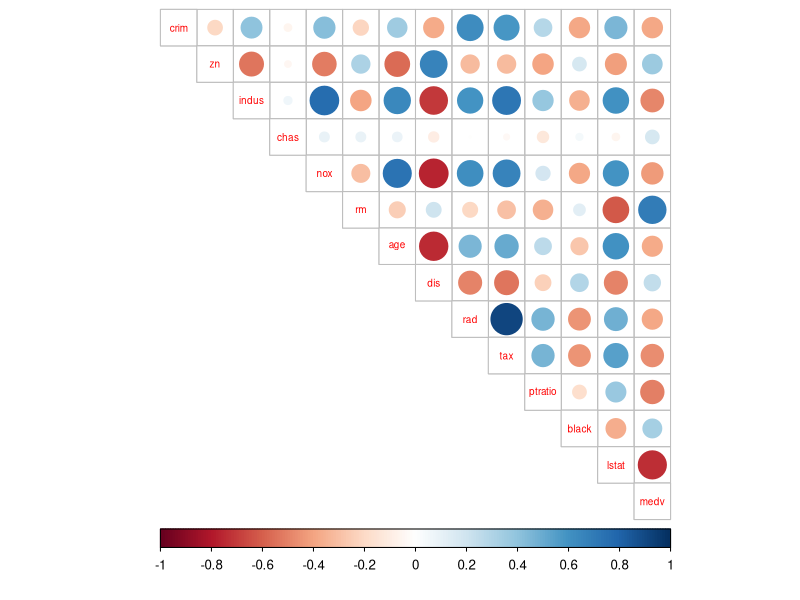
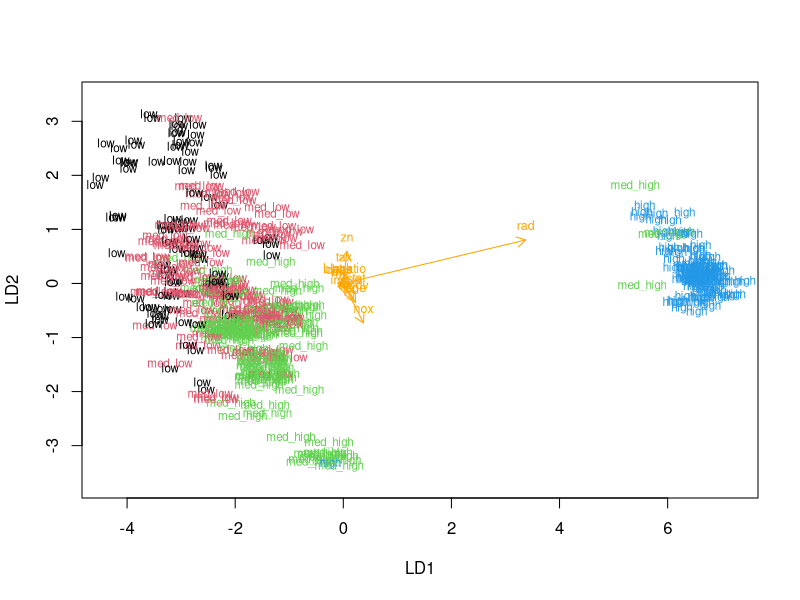
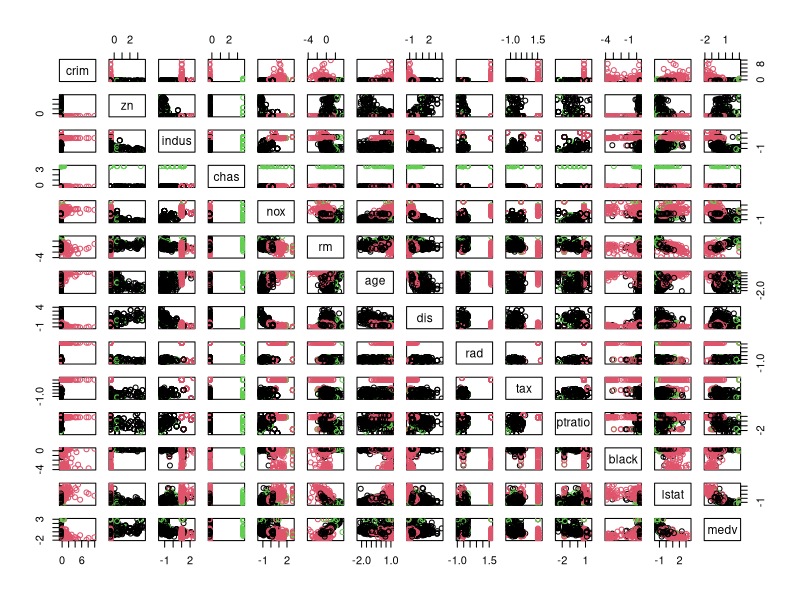

Write R code to recreate these figures, in order.
## ---- chunk 1
library(MASS)
data("Boston")
str(Boston)
summary(Boston)
## ---- chunk 2
library(corrplot)
cor_matrix<-cor(Boston)
cor_matrix
corrplot(cor_matrix, type='upper', method = "circle", cl.pos="b", tl.pos="d", tl.cex=0.6)
## ---- chunk 3
boston_scaled <- scale(Boston)
summary(boston_scaled)
## ---- chunk 4
class(boston_scaled)
boston_scaled <- as.data.frame(boston_scaled)
bins <- quantile(boston_scaled$crim)
crime <- cut(boston_scaled$crim, breaks=bins, include.lowest = TRUE, labels=c("low", "med_low", "med_high", "high"))
table(crime)
boston_scaled <- dplyr::select(boston_scaled, -crim)
boston_scaled <- data.frame(boston_scaled, crime)
## ---- chunk 5
n <- nrow(boston_scaled)
ind <- sample(n, size = n * 0.8)
train <- boston_scaled[ind,]
test <- boston_scaled[-ind,]

dim(test)
dim(train)
## ---- chunk 6
lda.fit <- lda(crime ~ ., data=train)
lda.fit

lda.arrows <- function(x, myscale = 1, arrow_heads = 0.1, color = "orange", tex = 0.75, choices = c(1,2)){
  heads <- coef(x)
  arrows(x0 = 0, y0 = 0,
         x1 = myscale * heads[, choices[1]],
         y1 = myscale * heads[, choices[2]], col = color, length = arrow_heads)
  text(myscale * heads[,choices], labels = row.names(heads), 
       cex = tex, col = color, pos=3)
}

classes <- as.numeric(train$crime)

plot(lda.fit, dimen = 2, col = classes, pch = classes)
lda.arrows(lda.fit, myscale = 1)
## ---- chunk 7
n <- nrow(boston_scaled)
ind <- sample(n, size = n * 0.8)
train <- boston_scaled[ind,]
test <- boston_scaled[-ind,]

correct_classes <- test$crime
test <- dplyr::select(test, -crime)
lda.pred <- predict(lda.fit, newdata = test)
table(corret=correct_classes, predicted=lda.pred$class)
percent <- mean(correct_classes==lda.pred$class)
percent
## ---- chunk 8
library(MASS)
data("Boston")
dim(Boston)

scaled_k <- as.data.frame(scale(Boston))
eu_dist <- dist(scaled_k)
summary(eu_dist)

km <- kmeans(scaled_k, centers = 3)
pairs(scaled_k, col=km$cluster)
